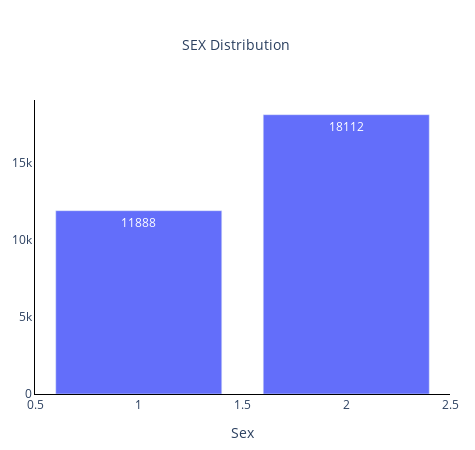

Source (notebook cell):
### Code cell
sex_count = df["SEX"].value_counts()
fig = go.Figure()
fig.add_trace(
    go.Bar(x=sex_count.index, y= sex_count.values, text=sex_count.values)
)
fig.update_layout(
      plot_bgcolor="white",
      height=450,
      width=475,
      margin={
          "l":25,
          "r":25,
          "b":25
      },
      title_text="SEX Distribution <br>",
      title={
          "x":0.5,
          "xanchor":"center",
          "font":{
              "size":14
          }
      },
      xaxis_title="Sex",
      showlegend=False
  )
fig.update_xaxes(
      showline = True,
      linewidth=1,
      linecolor="black"
  )
fig.update_yaxes(
      showline = True,
      linewidth=1,
      linecolor="black"
  )
fig.show()

### Figure 1 — Plotly figure (JSON) as saved in the notebook; plotly's stock layout.template omitted (floating-point values rounded to 4 significant figures)
{"data": [{"text": [18112, 11888], "type": "bar", "x": [2, 1], "y": [18112, 11888]}], "layout": {"height": 450, "margin": {"b": 25, "l": 25, "r": 25}, "plot_bgcolor": "white", "showlegend": false, "title": {"font": {"size": 14}, "text": "SEX Distribution <br>", "x": 0.5, "xanchor": "center"}, "width": 475, "xaxis": {"linecolor": "black", "linewidth": 1, "showline": true, "title": {"text": "Sex"}}, "yaxis": {"linecolor": "black", "linewidth": 1, "showline": true}}}
